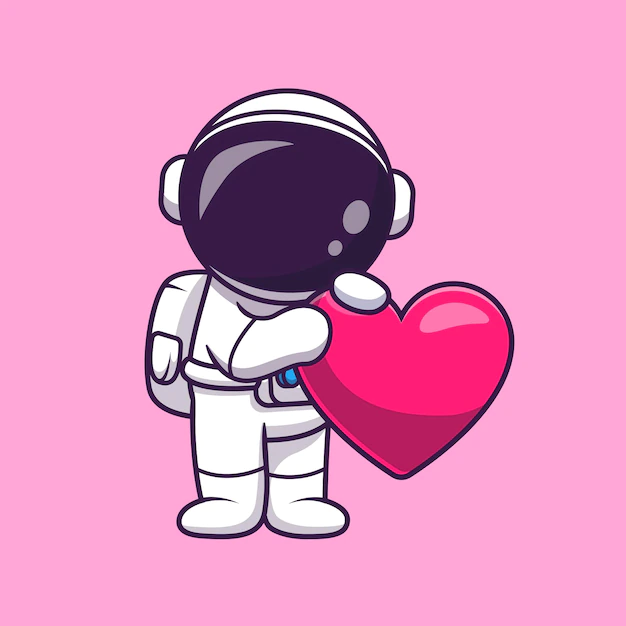
#> input picture astronauta.png, 626 x 626 px
$ python love.py
#> lines starting #> are read from the running program, lines starting #| are printed output that depends on the picture
#-----------------------------------------------
#Librerias para el funcionamiento del software
#-----------------------------------------------

from cProfile import label
import math
import turtle
from turtle import *
import os
from tkinter import *
from tkinter import messagebox as MessageBox
from PIL import ImageTk, Image
from matplotlib import image

#---------------------------
#Descripción sobre mí
#---------------------------

print(os.getcwd())
def popup():
    MessageBox.showinfo("Sobre mí","Soy un desarrollador de software. Si quieres ver más proyectos visita mi Github:\n\nMike538")

#-----------------------
#Propiedades de imagen
#-----------------------

root = Tk()
root.config(bd=15)
root.title("I love you <3")
image = Image.open("astronauta.png")
#> image is the input picture: PIL image 626x626 RGB; mean R, G, B 228.9, 149, 194.1
image = image.resize((200,200))
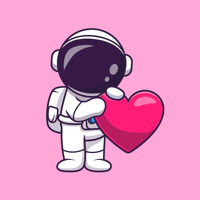
#> image: PIL image 200x200 RGB; mean R, G, B 228.8, 148.9, 194


img = ImageTk.PhotoImage(image)
foto = Label(root, image=img, bd=0 )
foto.grid(row=0, column=0)

#------------------------------
#Propiedades de barra de menú
#------------------------------

menubar = Menu(root)
root.config(menu=menubar)
helpmenu = Menu(menubar, tearoff=0)


menubar.add_cascade(label="Información", menu=helpmenu)
helpmenu.add_command(label="Sobre mí",command=popup)
menubar.add_command(label="Salir", command=root.destroy)


instrucciones = Label(root, text="El tiempo es relativo:\n\nun minuto lejos de quien amas te parece una eternidad;\nun minuto junto a la mujer que amas, un segundo.")
instrucciones.grid(row=0, column=1)

#---------------------
#Titulo del programa
#---------------------

#> (the run stopped early here; a loop or call above may not have finished)
